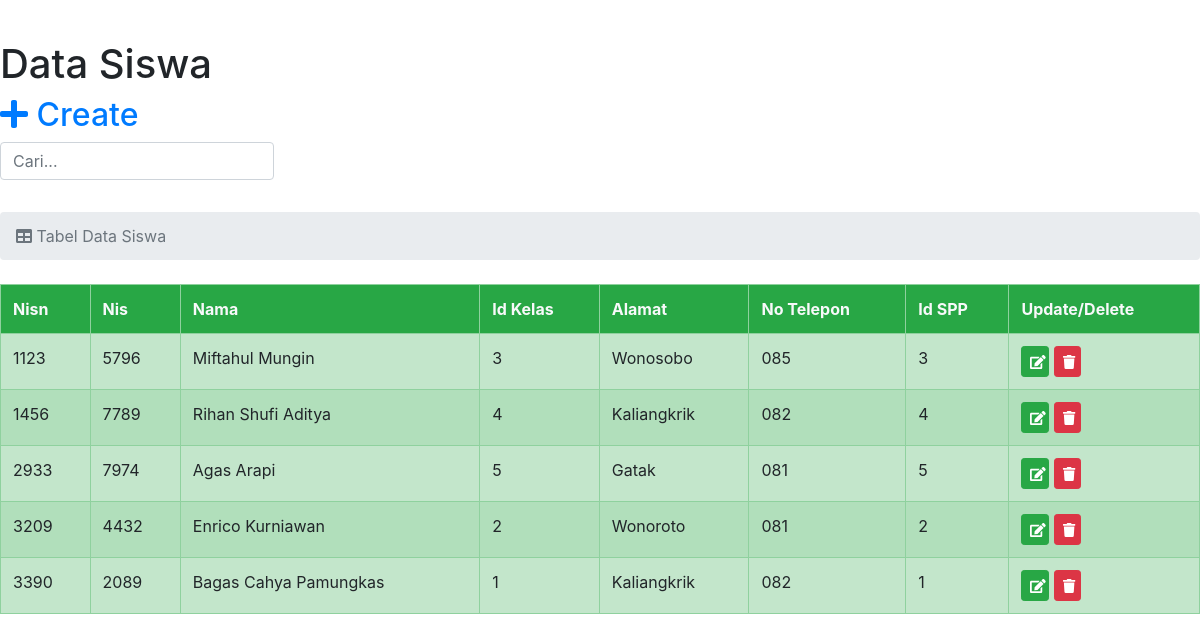
The app's page /new_admin/tampil_siswa.php (signed in) with its own data.
### tables this page shows
CREATE TABLE `siswa` (
  `nisn` int(11) NOT NULL,
  `nis` char(8) NOT NULL,
  `nama` varchar(35) NOT NULL,
  `id_kelas` int(11) NOT NULL,
  `alamat` text NOT NULL,
  `no_telp` varchar(13) NOT NULL,
  `id_spp` int(11) NOT NULL
);

### new_admin/tampil_siswa.php (the view, shortened to what this page needs)
<?php require_once('../Connections/koneksi.php'); ?>
<?php
$maxRows_tampil_siswa = 500;
$pageNum_tampil_siswa = 0;
$startRow_tampil_siswa = $pageNum_tampil_siswa * $maxRows_tampil_siswa;
$query_tampil_siswa = "SELECT * FROM siswa";
$query_limit_tampil_siswa = sprintf("%s LIMIT %d, %d", $query_tampil_siswa, $startRow_tampil_siswa, $maxRows_tampil_siswa);
$tampil_siswa = mysql_query($query_limit_tampil_siswa, $koneksi) or die(mysql_error());
$row_tampil_siswa = mysql_fetch_assoc($tampil_siswa);
?>
<!doctype html>
<html>
<head>
  <link rel="stylesheet" href="../css/bootstrap.css">
  <link rel="stylesheet" href="../css/all.min.css">
</head>
<body>
  <p>&nbsp;</p>
  <h1>Data Siswa</h1>
  <h2><a href="create_siswa.php"><i class="fas fa-plus"></i> Create</a></h2>
  <div class="row mb-3">
    <form action="" method="post">
      <div class="col-sm-4">
        <div class="form-group form-inline">
          <input type="text" placeholder="Cari..." name="saya" id="saya" class="form-control">
        </div>
      </div>
    </form>
  </div>
  <ol class="breadcrumb mb-4">
    <li class="breadcrumb-item active"><i class="fas fa-table"></i> Tabel Data Siswa</li>
  </ol>
  <div id="container">
    <div class="table-responsive">
      <table id="tabel" class="table table-bordered table-success table-hover">
        <tr class="text-light font-weight-bold bg-success">
          <td>Nisn</td>
          <td>Nis</td>
          <td>Nama</td>
          <td>Id Kelas</td>
          <td>Alamat</td>
          <td>No Telepon</td>
          <td>Id SPP</td>
          <td>Update/Delete</td>
        </tr>
        <?php do { ?>
          <tr class="td">
            <td><?php echo $row_tampil_siswa['nisn']; ?></td>
            <td><?php echo $row_tampil_siswa['nis']; ?></td>
            <td><?php echo $row_tampil_siswa['nama']; ?></td>
            <td><?php echo $row_tampil_siswa['id_kelas']; ?></td>
            <td><?php echo $row_tampil_siswa['alamat']; ?></td>
            <td><?php echo $row_tampil_siswa['no_telp']; ?></td>
            <td><?php echo $row_tampil_siswa['id_spp']; ?></td>
            <td><a class="btn btn-sm btn-success col-sm-2 sc" href="update_siswa.php?nisn=<?php echo $row_tampil_siswa['nisn']; ?>"><i class="fas fa-edit"></i></a> <a onClick="return confirm('Apa kamu yakin ingin menghapus Nisn <?php echo $row_tampil_siswa['nisn']; ?>?');" class="btn btn-sm btn-danger col-sm-2 dg" href="delete_siswa.php?nisn=<?php echo $row_tampil_siswa['nisn']; ?>"><i class="fas fa-trash"></i></a></td>
          </tr>
        <?php } while ($row_tampil_siswa = mysql_fetch_assoc($tampil_siswa)); ?>
      </table>
    </div>
  </div>
</body>
</html>

### new_admin/tampil_siswa.php (style rules this page uses)
.td:nth-child(odd) { background: #b1dfbb; }

### records on screen
siswa: nisn "1123", nis "5796", nama "Miftahul Mungin", id_kelas "3", alamat "Wonosobo", no_telp "085", id_spp "3"
siswa: nisn "1456", nis "7789", nama "Rihan Shufi Aditya", id_kelas "4", alamat "Kaliangkrik", no_telp "082", id_spp "4"
siswa: nisn "2933", nis "7974", nama "Agas Arapi", id_kelas "5", alamat "Gatak", no_telp "081", id_spp "5"
siswa: nisn "3209", nis "4432", nama "Enrico Kurniawan", id_kelas "2", alamat "Wonoroto", no_telp "081", id_spp "2"
siswa: nisn "3390", nis "2089", nama "Bagas Cahya Pamungkas", id_kelas "1", alamat "Kaliangkrik", no_telp "082", id_spp "1"
